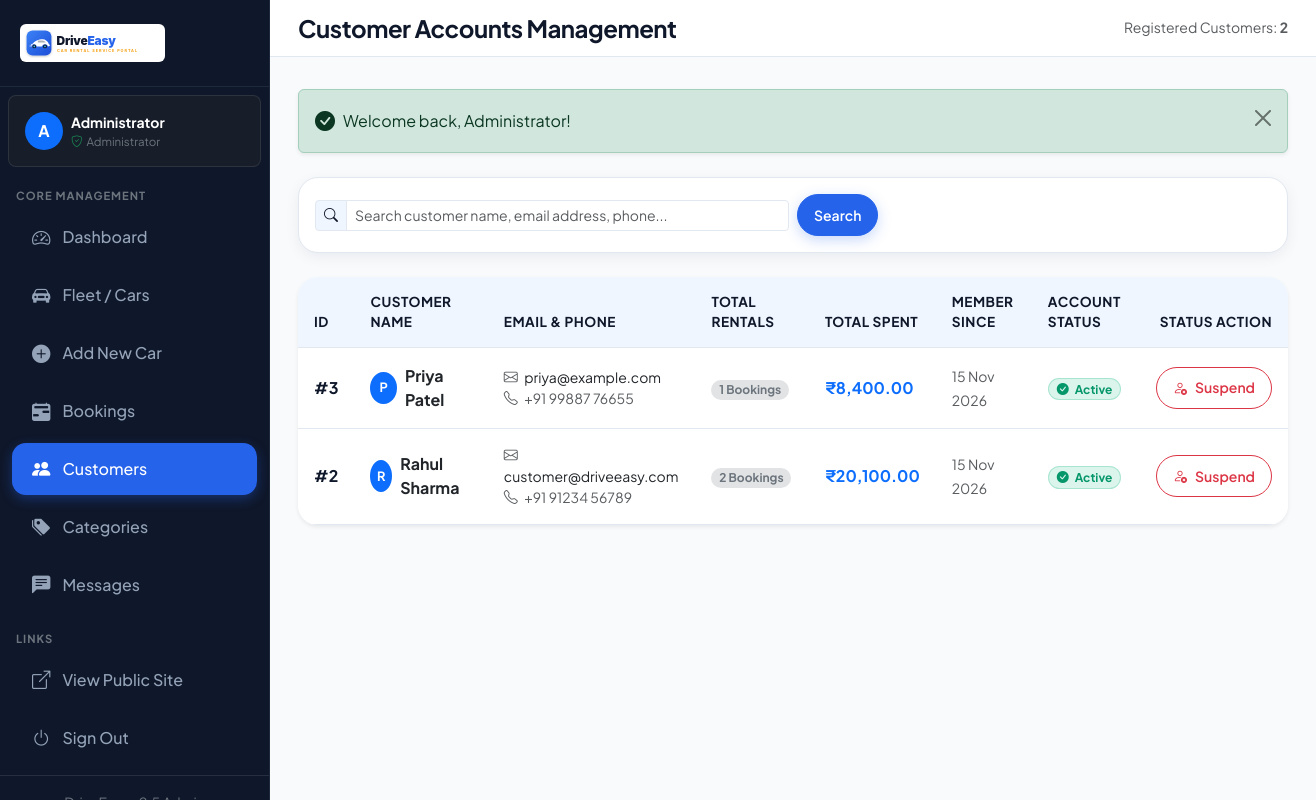
The page /admin/users.php (signed in) on the database its author committed.
### tables this page shows
CREATE TABLE `users` (
  `id` INT AUTO_INCREMENT PRIMARY KEY,
  `name` VARCHAR(100) NOT NULL,
  `email` VARCHAR(100) NOT NULL UNIQUE,
  `phone` VARCHAR(20) NOT NULL,
  `password` VARCHAR(255) NOT NULL,
  `role` ENUM('customer', 'admin') NOT NULL DEFAULT 'customer',
  `status` ENUM('active', 'inactive') NOT NULL DEFAULT 'active',
  `created_at` TIMESTAMP NOT NULL DEFAULT CURRENT_TIMESTAMP
);

### admin/users.php (the view, shortened to what this page needs)
<?php
require_once __DIR__ . '/../includes/db.php';
require_once __DIR__ . '/../includes/functions.php';
$search = trim($_GET['search'] ?? '');
$sql = "
    SELECT u.id, u.name, u.email, u.phone, u.role, u.status, u.created_at,
           COUNT(b.id) AS total_bookings,
           COALESCE(SUM(b.total_amount), 0) AS total_spend
    FROM users u
    LEFT JOIN bookings b ON u.id = b.user_id
    WHERE u.role = 'customer'
";
$params = [];
$sql .= " GROUP BY u.id ORDER BY u.id DESC";
$stmt = $pdo->prepare($sql);
$stmt->execute($params);
$customers = $stmt->fetchAll();
require_once __DIR__ . '/../includes/header.php';
?>
<div class="admin-wrapper">
    <?php require_once __DIR__ . '/../includes/sidebar.php'; ?>
    <div class="admin-main">
        <header class="admin-topbar">
            <div class="d-flex align-items-center gap-3">
                <h4 class="mb-0 fw-bold">Customer Accounts Management</h4>
            </div>
            <div class="text-muted small">
                Registered Customers: <strong><?= count($customers) ?></strong>
            </div>
        </header>
        <div class="admin-content">
            <div class="card card-custom p-3 mb-4">
                <form action="<?= base_url('admin/users.php') ?>" method="GET" class="row g-2 align-items-center">
                    <div class="col-md-6 col-sm-8">
                        <div class="input-group input-group-sm">
                            <span class="input-group-text"><i class="bi bi-search"></i></span>
                            <input type="text" name="search" class="form-control" placeholder="Search customer name, email address, phone..." value="<?= htmlspecialchars($search) ?>">
                        </div>
                    </div>
                    <div class="col-md-3 col-sm-4 d-flex gap-2">
                        <button type="submit" class="btn btn-primary btn-sm rounded-pill px-3">Search</button>
                    </div>
                </form>
            </div>
            <div class="card card-custom overflow-hidden border-0 shadow-sm">
                <?php if (empty($customers)): ?>
                    <div class="p-5 text-center text-muted">
                        <i class="bi bi-people display-4 mb-2 d-block text-secondary"></i>
                        <h5>No customers found</h5>
                        <p class="small mb-0">No registered customer accounts matched your search.</p>
                    </div>
                <?php else: ?>
                    <div class="table-responsive">
                        <table class="table table-custom align-middle mb-0">
                            <thead>
                                <tr>
                                    <th>ID</th>
                                    <th>Customer Name</th>
                                    <th>Email & Phone</th>
                                    <th>Total Rentals</th>
                                    <th>Total Spent</th>
                                    <th>Member Since</th>
                                    <th>Account Status</th>
                                    <th class="text-end">Status Action</th>
                                </tr>
                            </thead>
                            <tbody>
                                <?php foreach ($customers as $c): ?>
                                    <tr>
                                        <td><span class="fw-bold">#<?= $c['id'] ?></span></td>
                                        <td>
                                            <div class="d-flex align-items-center gap-2">
                                                <div class="bg-primary text-white rounded-circle d-flex align-items-center justify-content-center fw-bold" style="width: 32px; height: 32px; font-size: 0.8rem;">
                                                    <?= strtoupper(substr($c['name'], 0, 1)) ?>
                                                </div>
                                                <div class="fw-bold text-dark"><?= htmlspecialchars($c['name']) ?></div>
                                            </div>
                                        </td>
                                        <td>
                                            <div class="small text-dark"><i class="bi bi-envelope me-1 text-muted"></i> <?= htmlspecialchars($c['email']) ?></div>
                                            <div class="small text-muted"><i class="bi bi-telephone me-1"></i> <?= htmlspecialchars($c['phone'] ?: 'N/A') ?></div>
                                        </td>
                                        <td>
                                            <span class="badge bg-secondary-subtle text-secondary px-2.5 py-1 rounded-pill">
                                                <?= $c['total_bookings'] ?> Bookings
                                            </span>
                                        </td>
                                        <td>
                                            <span class="fw-bold text-primary"><?= format_currency($c['total_spend']) ?></span>
                                        </td>
                                        <td>
                                            <span class="small text-muted"><?= format_date($c['created_at'], 'd M Y') ?></span>
                                        </td>
                                        <td>
                                            <?php if ($c['status'] === 'active'): ?>
                                                <span class="badge badge-soft-success px-2.5 py-1 rounded-pill"><i class="bi bi-check-circle-fill me-1"></i> Active</span>
                                            <?php else: ?>
                                                <span class="badge badge-soft-danger px-2.5 py-1 rounded-pill"><i class="bi bi-x-circle-fill me-1"></i> Suspended</span>
                                            <?php endif; ?>
                                        </td>
                                        <td class="text-end">
                                            <form action="<?= base_url('admin/users.php') ?>" method="POST" class="d-inline">
                                                <?php if ($c['status'] === 'active'): ?>
                                                    <button type="submit" class="btn btn-outline-danger btn-sm rounded-pill px-3 confirm-cancel" data-confirm-msg="Are you sure you want to suspend <?= htmlspecialchars($c['name']) ?>'s account?">
                                                        <i class="bi bi-person-x"></i> Suspend
                                                    </button>
                                                <?php else: ?>
                                                    <button type="submit" class="btn btn-outline-success btn-sm rounded-pill px-3">
                                                        <i class="bi bi-person-check"></i> Activate
                                                    </button>
                                                <?php endif; ?>
                                            </form>
                                        </td>
                                    </tr>
                                <?php endforeach; ?>
                            </tbody>
                        </table>
                    </div>
                <?php endif; ?>
            </div>
        </div>
    </div>
</div>
</body>
</html>

### assets/css/style.css (style rules this page uses)
:root { --font-family: 'Plus Jakarta Sans', -apple-system, BlinkMacSystemFont, "Segoe UI", Roboto, sans-serif; --de-primary: #2563eb; --de-primary-hover: #1d4ed8; --de-primary-light: #eff6ff; --de-secondary: #0f172a; --de-accent: #f59e0b; --de-accent-hover: #d97706; --de-success: #10b981; --de-danger: #ef4444; --de-warning: #f59e0b; --de-info: #06b6d4; --de-bg: #f8fafc; --de-card-bg: #ffffff; --de-text-main: #0f172a; --de-text-muted: #64748b; --de-border: #e2e8f0; --de-radius-sm: 8px; --de-radius-md: 14px; --de-radius-lg: 20px; --de-radius-xl: 28px; --de-shadow-sm: 0 1px 3px rgba(0, 0, 0, 0.05); --de-shadow-md: 0 4px 16px -2px rgba(15, 23, 42, 0.08); --de-shadow-lg: 0 12px 32px -4px rgba(15, 23, 42, 0.12); --de-shadow-hover: 0 20px 35px -5px rgba(37, 99, 235, 0.15); --de-sidebar-width: 270px; }
* { box-sizing: border-box; }
body { font-family: var(--font-family); background-color: var(--de-bg); color: var(--de-text-main); min-height: 100vh; display: flex; flex-direction: column; overflow-x: hidden; transition: background-color 0.3s ease, color 0.3s ease; }
h1, h2, h3, h4, h5, h6 { color: var(--de-text-main); font-weight: 700; letter-spacing: -0.02em; }
.btn { font-weight: 600; padding: 0.6rem 1.4rem; border-radius: var(--de-radius-md); transition: all 0.25s cubic-bezier(0.16, 1, 0.3, 1); display: inline-flex; align-items: center; justify-content: center; gap: 0.5rem; }
.btn-primary { background-color: var(--de-primary); border-color: var(--de-primary); color: #ffffff; box-shadow: 0 4px 14px rgba(37, 99, 235, 0.25); }
.badge-soft-success { background-color: rgba(16, 185, 129, 0.15) !important; color: #059669 !important; border: 1px solid rgba(16, 185, 129, 0.25); }
.card-custom { background: var(--de-card-bg); border: 1px solid var(--de-border); border-radius: var(--de-radius-lg); box-shadow: var(--de-shadow-md); overflow: hidden; }
.admin-wrapper { display: flex; min-height: 100vh; }
.admin-main { margin-left: var(--de-sidebar-width); flex: 1; background-color: var(--de-bg); min-height: 100vh; display: flex; flex-direction: column; transition: margin-left 0.3s ease; }
.admin-topbar { background: var(--de-card-bg); border-bottom: 1px solid var(--de-border); padding: 0.85rem 1.75rem; display: flex; align-items: center; justify-content: space-between; position: sticky; top: 0; z-index: 1020; }
.admin-content { padding: 2rem 1.75rem; flex: 1; }
.form-control, .form-select { border: 1px solid var(--de-border); border-radius: var(--de-radius-md); padding: 0.65rem 1rem; background-color: var(--de-card-bg); color: var(--de-text-main); transition: border-color 0.2s, box-shadow 0.2s; }
.input-group-text { border: 1px solid var(--de-border); background: var(--de-primary-light); color: var(--de-text-main); border-radius: var(--de-radius-md); }
.table-responsive { border-radius: var(--de-radius-md); overflow: hidden; }
.table-custom { margin-bottom: 0; vertical-align: middle; }
.table-custom thead th { background: var(--de-primary-light); color: var(--de-text-main); font-weight: 700; font-size: 0.85rem; text-transform: uppercase; letter-spacing: 0.5px; border-bottom: 1px solid var(--de-border); padding: 0.9rem 1rem; }
.table-custom tbody td { padding: 1rem; border-bottom: 1px solid var(--de-border); color: var(--de-text-main); }

### rows shown on the page
users: id "3", name "P", name "Priya Patel", email "priya@example.com", phone "+91 99887 76655", total_bookings "1", total_spend "₹8,400.00", created_at "15 Nov 2026", status "active" (drawn)
users: id "2", name "R", name "Rahul Sharma", email "customer@driveeasy.com", phone "+91 91234 56789", total_bookings "2", total_spend "₹20,100.00", created_at "15 Nov 2026", status "active" (drawn)

### other values the page prints
substr($admin['name'] ?? 'A', 0, 1) "A"
$admin['name'] "Administrator"
count($customers) "2"
$msg "Welcome back, Administrator!"
